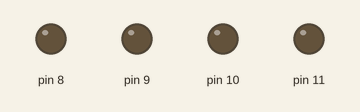
This sketch was run on a simulated Arduino Uno, built with avr-gcc and run on an emulated ATmega328P. Shown: output pins drawn as LEDs (lit = HIGH).

Above: at 0.5 s.
At 2.5 s:
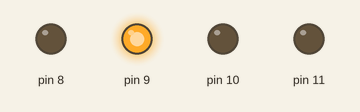
At 4.5 s:
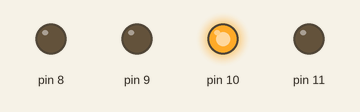
At 9.5 s:
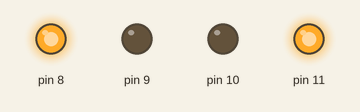
At 14.5 s:
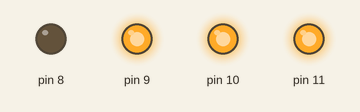
At 19.5 s:
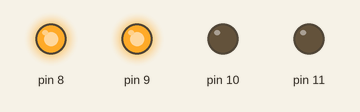
Timing chart, 0 to 20.8 s (numbered marks = the images above):
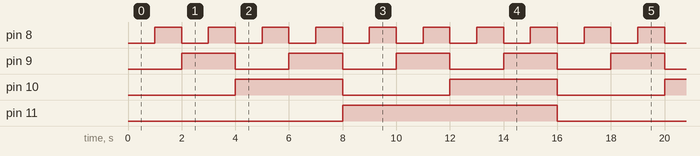

The sketch:

task_2.2.ino
```cpp
// C++ code
//
void setup()
{
DDRB=B00001111;
}

void loop()
{
  for(int i=0;i<16;i++){
    PORTB=i;
    delay(1000);
  }
}
```

Measured:
- by itself, pin 8: alternates HIGH for 1.0 s and LOW for 1.0 s
- by itself, pin 9: alternates HIGH for 2.0 s and LOW for 2.0 s
- by itself, pin 10: alternates HIGH for 4.0 s and LOW for 4.0 s
- by itself, pin 11: alternates HIGH for 8.0 s and LOW for 8.0 s
